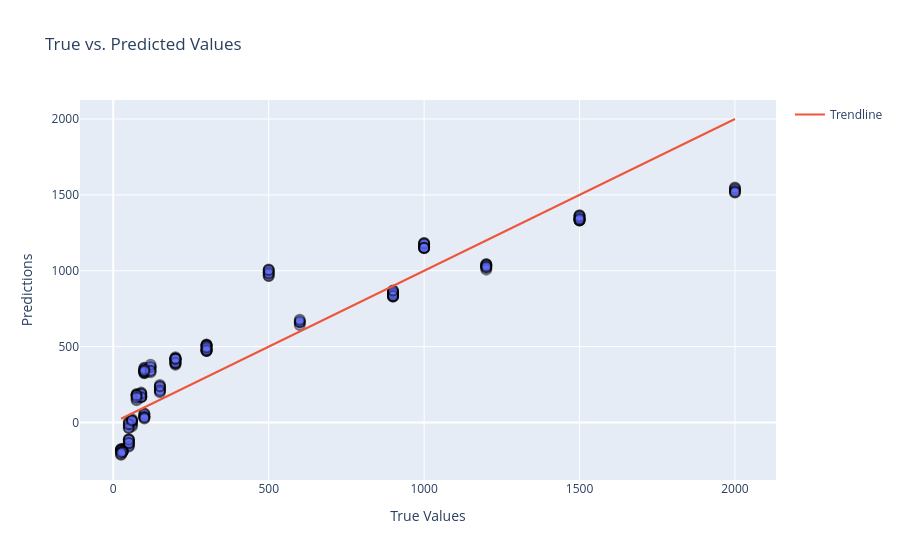

The notebook cell this image was saved under:
### Markdown cell above
Here we cosnider other columns from the Product Category

### Code cell


### Figure 1 — Plotly figure (JSON) as saved in the notebook; plotly's stock layout.template omitted (floating-point values rounded to 4 significant figures; data arrays with more than 128 entries replaced by an {"elided": "..."} marker saying what was removed)
{"data": [{"customdata": {"elided": "200 int values"}, "hovertemplate": "True Value: %{x}<br>Predicted Value: %{y}<br>Sample Index: %{customdata}", "legendgroup": "", "marker": {"color": "#636efa", "line": {"color": "black", "width": 2}, "opacity": 0.5, "size": 10, "symbol": "circle"}, "mode": "markers", "name": "", "orientation": "v", "showlegend": false, "type": "scatter", "x": {"elided": "200 int values"}, "xaxis": "x", "y": {"elided": "200 float values"}, "yaxis": "y"}, {"mode": "lines", "name": "Trendline", "type": "scatter", "x": {"elided": "200 int values"}, "y": {"elided": "200 int values"}}], "layout": {"legend": {"tracegroupgap": 0}, "title": {"text": "True vs. Predicted Values"}, "xaxis": {"anchor": "y", "domain": [0, 1], "title": {"text": "True Values"}}, "yaxis": {"anchor": "x", "domain": [0, 1], "title": {"text": "Predictions"}}}}
